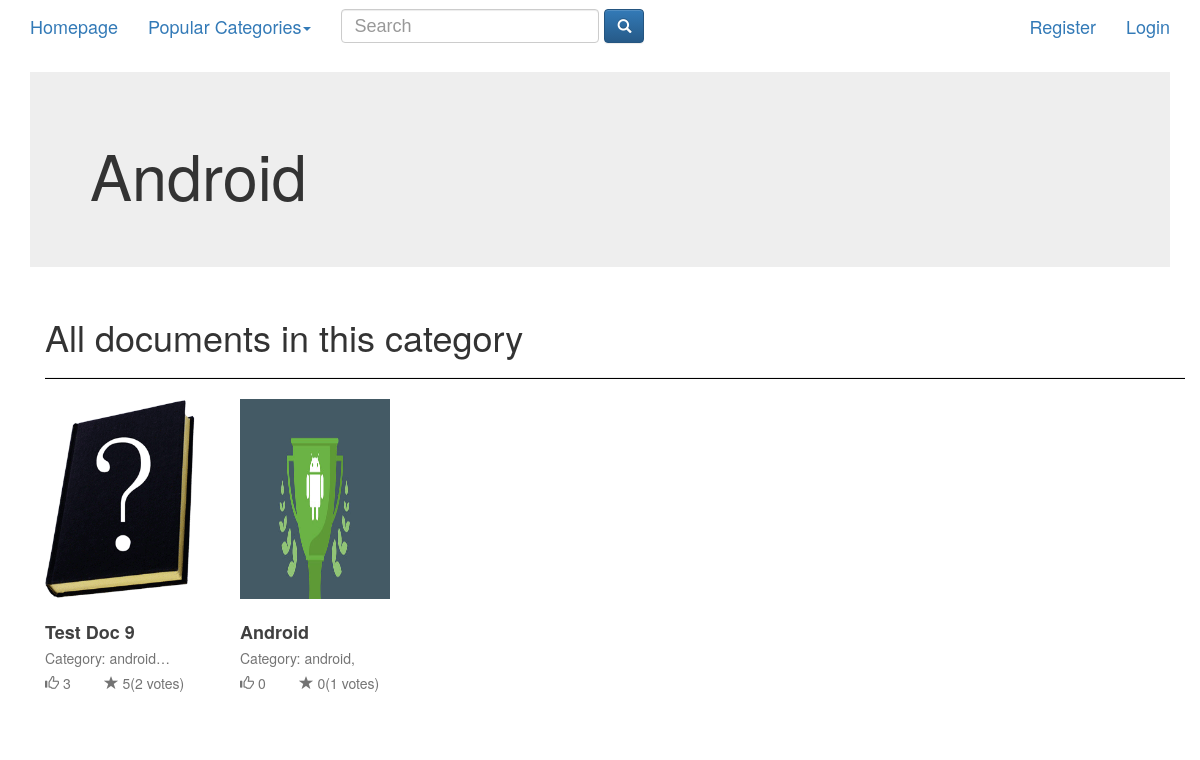
Page /categories/detail/7 on the earlier database version.
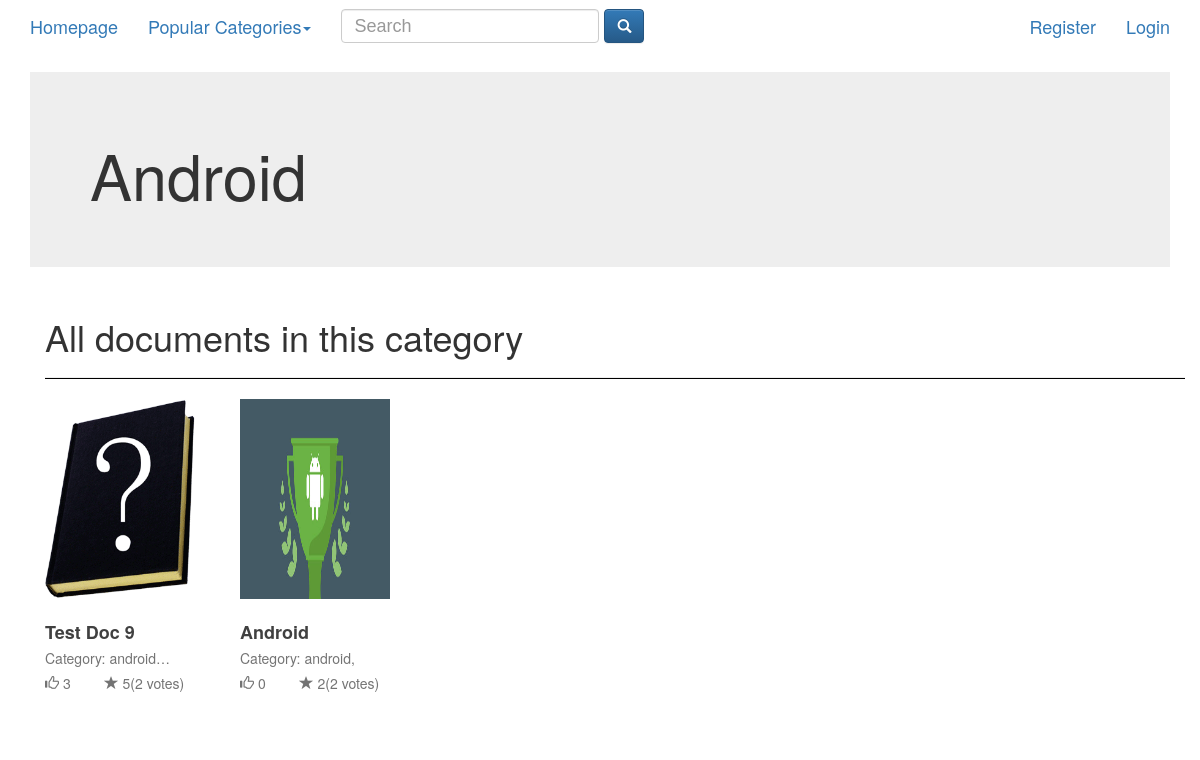
Same page on the later database version.
### category/models.py (models this page shows)
class Category(models.Model):
    name = models.CharField(max_length=50, unique=True)
    def __str__(self):
        return self.name
    class Meta:
        verbose_name_plural = 'categories'

### document/models.py (models this page shows, shortened)
class Document(models.Model):
    title = models.CharField(max_length=200, unique=True)
    topic = models.ManyToManyField(Category, )
    level = models.ManyToManyField(Level)
    author = models.CharField(max_length=50, blank=True, null=True)
    submit_date = models.DateField(auto_now_add=True)
    edited_date = models.DateField(auto_now=True)
    link = models.URLField(null=True, blank=True)
    file = models.FileField(null=True, blank=True, upload_to='document_files',
                            validators=[validate_file_extension])
    image = models.ImageField(upload_to='document_images', default='/document_images/question_mark.jpg')
    review = models.TextField()
    number_of_likes = models.PositiveIntegerField(default=0)
    number_of_views = models.PositiveIntegerField(default=0)
    posted_user = models.ForeignKey(User)
    approve = models.BooleanField(default=False)
    liked_by = models.ManyToManyField(User, blank=True, related_name='liked_documents')
    rating = models.FloatField(default=0)
    def __str__(self):
        return self.title

### category/views.py (the view)
# urls.py: url(r'^detail/(?P<pk>\d+)$', views.category_detail, name='category_detail'),
@page_template('category/list_documents_in_category.html')
def category_detail(request, pk, template='category/category_detail.html', extra_context=None):
    context = {
        'category': Category.objects.get(pk=pk),
        'documents': Document.objects.filter(topic__pk=pk)
    }
    if extra_context is not None:
        context.update(extra_context)
    return render(request, template, context)

### category/templatetags/category_template_tags.py (called while the page is built)
@register.inclusion_tag('category/popular_categories.html')
def get_popular_categories():
    return {'categories': Category.objects.annotate(num_docs=Count('document')).order_by('-num_docs')[:5]}

### category/templates/category/category_detail.html
{% extends 'base.html' %}
{% load staticfiles %}
{% load document_template_tags %}
{% block content %}
    <div class="jumbotron center-in-jumbotron" style="margin-top: 20px;">
        <h1>{{ category|title }}</h1>
    </div>
    <div class="endless_page_template container">
        {% include 'category/list_documents_in_category.html' %}
    </div>
    <br/><br/>
{% endblock %}

### templates/base.html (shortened to what this page needs)
<!DOCTYPE html>
{% load staticfiles %}
<html lang="en">
    <head>
        <link rel="stylesheet" href="https://maxcdn.bootstrapcdn.com/bootstrap/3.3.7/css/bootstrap.min.css"
>
        <link rel="stylesheet" href="https://maxcdn.bootstrapcdn.com/bootstrap/3.3.7/css/bootstrap-theme.min.css"
>
        <link rel="stylesheet" href="//code.jquery.com/ui/1.12.1/themes/base/jquery-ui.css">
        <link rel="stylesheet" href="{% static 'master.css' %}">
    </head>
    <body>
        {% include 'nav.html' %}
        <div class="container">
            {% block content %}
            {% endblock %}
        </div>
    </body>
</html>

### templates/nav.html (shortened to what this page needs)
{% load category_template_tags %}
<nav class="navbar " role="navigation">
    <div class="container">
        <div class="navbar-header">
            <a class="navbar-brand" href="{% url 'index' %}">Homepage</a>
        </div>
        <ul class="nav navbar-nav">
            <li class="dropdown">
                <a href="#" class="dropdown-toggle" data-toggle="dropdown" role="button" aria-haspopup="true"
                   aria-expanded="false">Popular Categories<span class="caret"></span></a>
            </li>
        </ul>
        <div class="navbar-form navbar-left">
            <div class="form-group">
                <div class="ui-widget">
                    <input id="tags-nav" class="form-control" onkeypress="searchNav();" placeholder="Search">
                </div>
            </div>
            <button class="btn btn-primary" onclick="search_by_click_nav()">
                <span class="glyphicon glyphicon-search"></span>
            </button>
        </div>
        <ul class="nav navbar-nav navbar-right">
            {% if user.is_authenticated %}
                <li><a href="{% url 'user_detail' user.userprofileinfo.id %}">Your Profile</a></li>
                <li><a href="{% url 'logout' %}">Logout</a></li>
            {% else %}
                <li><a href="{% url 'register' %}">Register</a></li>
                <li><a href="{% url 'login' %}">Login</a></li>
            {% endif %}
        </ul>
    </div>
</nav>

### category/templates/category/list_documents_in_category.html (shortened to what this page needs)
{% load el_pagination_tags %}
<h1>All documents in this category</h1>
<hr>
<div class="row">
    {% for doc in documents %}
        {% include 'document/document.html' %}
    {% endfor %}
</div>

### document/templates/document/document.html
<div class="col-md-2">
    <div class="card" onclick="location.href='{% url 'document_detail' doc.id %}'">
        <figure class="thumb" style="display: inline-block">
            <div class="cover">
                <img src="{{ doc.image.url }}"/>
            </div>
            <h2 class="overflow ellipsis">{{ doc|title }}</h2>
            <p class="author overflow ellipsis">
                Category:
                {% for topic in doc.topic.all %}
                    {{ topic }},
                {% endfor %}
            </p>
            <p class="author">
                <span class="glyphicon glyphicon-thumbs-up"></span> {{ doc.liked_by.count }} <span
                    class="glyphicon glyphicon-star"
                    style="margin-left: 30px"></span> {{ doc.rating|floatformat }}({{ doc.userratedocument_set.all.count }}
                votes) </p>
        </figure>
    </div>
</div>

### static/master.css (style rules this page uses)
nav { font-size: large; }
.container .jumbotron { border-radius: 0; }
hr { color: #000; background-color: #000; height: 1px; }
.navbar { margin-bottom: 0; }
figure.thumb { margin: 0; display: inline-block; vertical-align: top; }
.thumb h2, .thumb p { margin: 0; overflow: hidden; }
.thumb h2 { overflow: hidden; font-weight: 700; font-size: 18px; color: rgba(0, 0, 0, .75); margin-top: 20px; }
.thumb .author { font-size: 14px; margin-top: 5px; color: rgba(0, 0, 0, .55); font-weight: 400; }
.cover { display: inline-block; position: relative; margin-right: 20px; }
.cover:after { content: ''; overflow: hidden; width: 100%; height: 100%; position: absolute; top: 0; }
.cover img { height: 200px; width: 150px; display: block; position: relative; }
.overflow { width: 9em; white-space: nowrap; overflow: hidden; }
.ellipsis { text-overflow: ellipsis; white-space: nowrap; overflow: hidden; }
* { box-sizing: border-box; }

Differences in the rows shown:
changed Document "Android": rating "0" → "2"; userratedocument_set.all.count "1" → "2"
